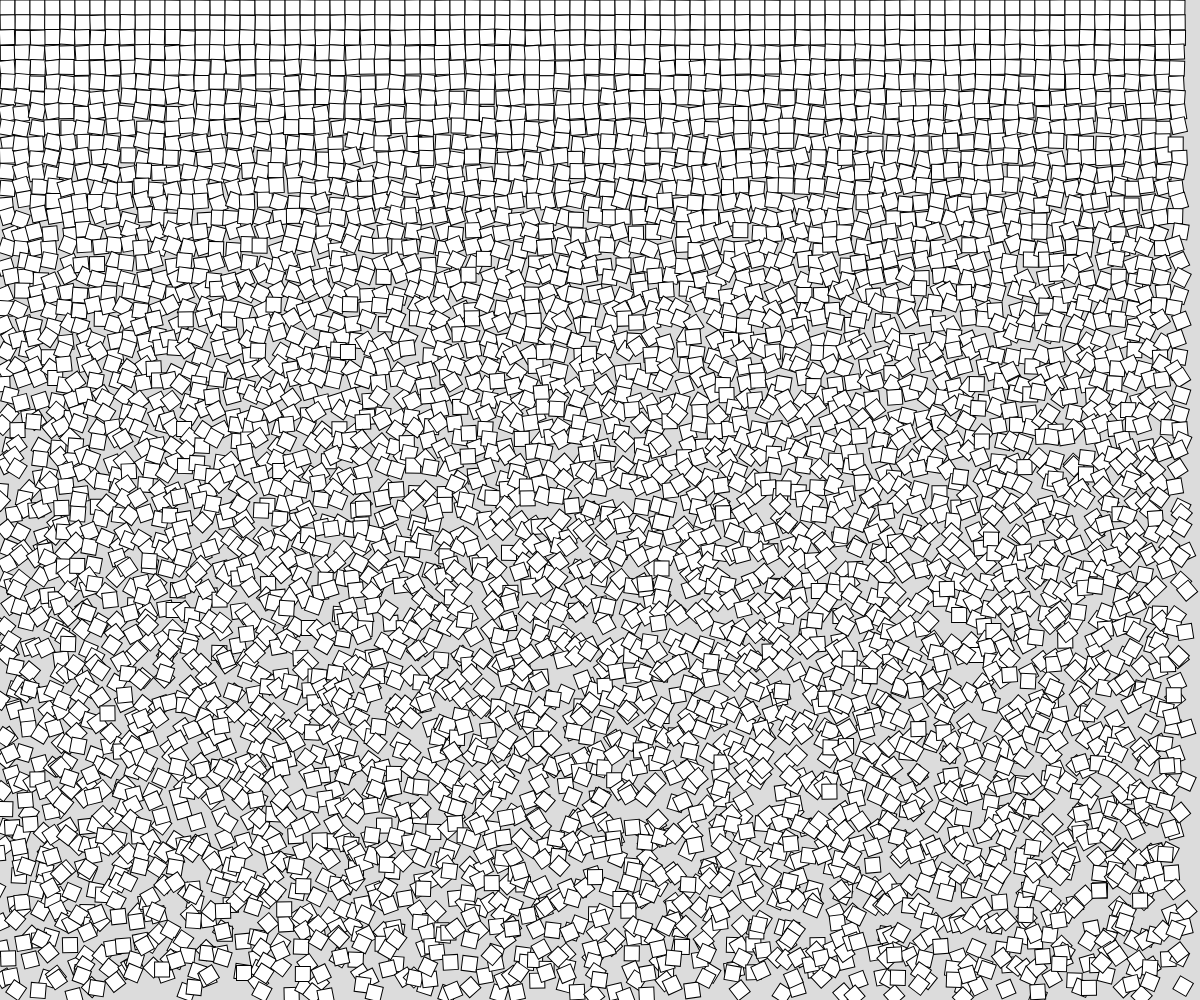
Frame 1 (no input)
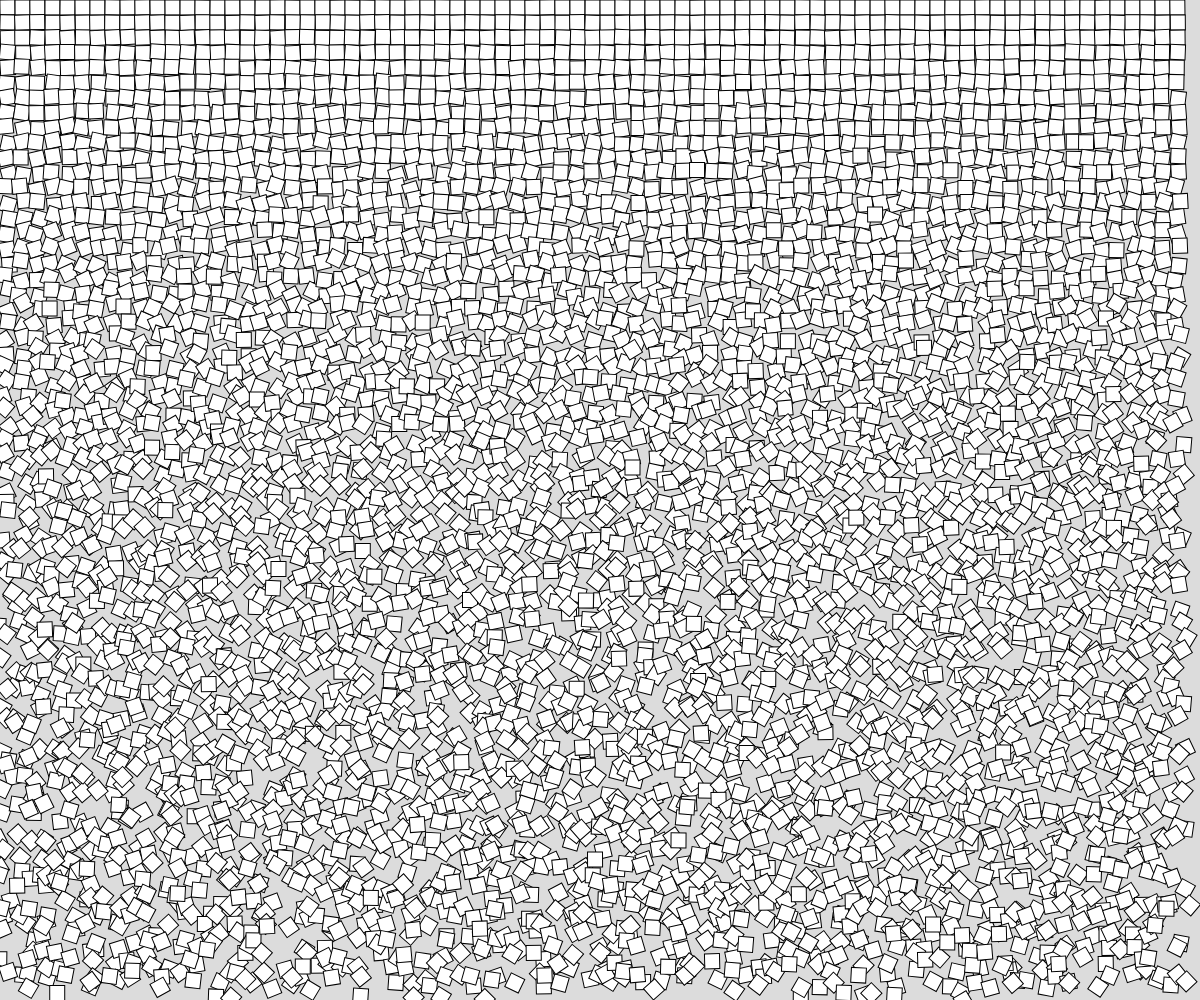
Frame 2 (the mouse pressed at the canvas centre, redrawn once)

The p5.js sketch that drew these frames (run headless with seeded random() and noise() and a simulated clock; the mouse was pressed at the canvas centre and the sketch redrawn once):

// p5.js sketch
// ── sketch.js
// Project Title
// Your Name
// Date
//
// Extra for Experts:
// - describe what you did to take this project "above and beyond"

const squareSize = 15;
function setup() {
  createCanvas(windowWidth, windowHeight);
  rectMode(CENTER);
  noLoop();
}

function drawRectangles() {
  for (let x = squareSize / 2; x < width - squareSize / 2; x += squareSize) {
    for (let y = squareSize / 2; y < height - squareSize / 2; y += squareSize) {
      push();
      translate(x,y);
      let rMount = map(y,0, height,0,100);
      rotate(radians(random(-rMount,rMount)));
      let offSet = map(y,0,height,0,15);
      rect(random(-offSet, offSet),random(-offSet, offSet),squareSize, squareSize);
      pop();
    }
  }
}
function draw() {
  background(220);
  drawRectangles();
}
